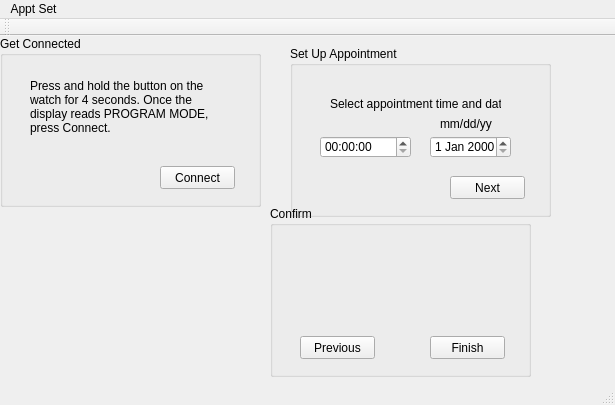
<?xml version="1.0" encoding="UTF-8"?>
<ui version="4.0">
 <class>MainWindow</class>
 <widget class="QMainWindow" name="MainWindow">
  <property name="geometry">
   <rect>
    <x>0</x>
    <y>0</y>
    <width>615</width>
    <height>405</height>
   </rect>
  </property>
  <property name="windowTitle">
   <string>MainWindow</string>
  </property>
  <widget class="QWidget" name="centralWidget">
   <widget class="QGroupBox" name="groupBox">
    <property name="geometry">
     <rect>
      <x>0</x>
      <y>0</y>
      <width>261</width>
      <height>171</height>
     </rect>
    </property>
    <property name="title">
     <string>Get Connected</string>
    </property>
    <widget class="QPushButton" name="connectButton">
     <property name="geometry">
      <rect>
       <x>160</x>
       <y>130</y>
       <width>75</width>
       <height>23</height>
      </rect>
     </property>
     <property name="text">
      <string>Connect</string>
     </property>
    </widget>
    <widget class="QLabel" name="label_2">
     <property name="geometry">
      <rect>
       <x>30</x>
       <y>40</y>
       <width>201</width>
       <height>61</height>
      </rect>
     </property>
     <property name="text">
      <string>Press and hold the button on the watch for 4 seconds. Once the display reads PROGRAM MODE, press Connect.</string>
     </property>
     <property name="wordWrap">
      <bool>true</bool>
     </property>
    </widget>
   </widget>
   <widget class="QGroupBox" name="groupBox_3">
    <property name="geometry">
     <rect>
      <x>270</x>
      <y>170</y>
      <width>261</width>
      <height>171</height>
     </rect>
    </property>
    <property name="title">
     <string>Confirm</string>
    </property>
    <widget class="QPushButton" name="previousButton">
     <property name="geometry">
      <rect>
       <x>30</x>
       <y>130</y>
       <width>75</width>
       <height>23</height>
      </rect>
     </property>
     <property name="text">
      <string>Previous</string>
     </property>
    </widget>
    <widget class="QPushButton" name="finishButton">
     <property name="geometry">
      <rect>
       <x>160</x>
       <y>130</y>
       <width>75</width>
       <height>23</height>
      </rect>
     </property>
     <property name="text">
      <string>Finish</string>
     </property>
    </widget>
   </widget>
   <widget class="QGroupBox" name="groupBox_2">
    <property name="geometry">
     <rect>
      <x>290</x>
      <y>10</y>
      <width>261</width>
      <height>171</height>
     </rect>
    </property>
    <property name="title">
     <string>Set Up Appointment</string>
    </property>
    <widget class="QPushButton" name="nextButton">
     <property name="geometry">
      <rect>
       <x>160</x>
       <y>130</y>
       <width>75</width>
       <height>23</height>
      </rect>
     </property>
     <property name="text">
      <string>Next</string>
     </property>
    </widget>
    <widget class="QTimeEdit" name="timeEdit">
     <property name="geometry">
      <rect>
       <x>30</x>
       <y>90</y>
       <width>91</width>
       <height>22</height>
      </rect>
     </property>
    </widget>
    <widget class="QDateEdit" name="dateEdit">
     <property name="geometry">
      <rect>
       <x>140</x>
       <y>90</y>
       <width>81</width>
       <height>22</height>
      </rect>
     </property>
    </widget>
    <widget class="QLabel" name="label">
     <property name="geometry">
      <rect>
       <x>40</x>
       <y>50</y>
       <width>171</width>
       <height>16</height>
      </rect>
     </property>
     <property name="text">
      <string>Select appointment time and date.</string>
     </property>
    </widget>
    <widget class="QLabel" name="label_4">
     <property name="geometry">
      <rect>
       <x>150</x>
       <y>70</y>
       <width>61</width>
       <height>16</height>
      </rect>
     </property>
     <property name="text">
      <string>mm/dd/yy</string>
     </property>
    </widget>
   </widget>
  </widget>
  <widget class="QMenuBar" name="menuBar">
   <property name="geometry">
    <rect>
     <x>0</x>
     <y>0</y>
     <width>615</width>
     <height>20</height>
    </rect>
   </property>
   <widget class="QMenu" name="menuAppt_Set">
    <property name="title">
     <string>Appt Set</string>
    </property>
   </widget>
   <addaction name="menuAppt_Set"/>
  </widget>
  <widget class="QToolBar" name="mainToolBar">
   <attribute name="toolBarArea">
    <enum>TopToolBarArea</enum>
   </attribute>
   <attribute name="toolBarBreak">
    <bool>false</bool>
   </attribute>
  </widget>
  <widget class="QStatusBar" name="statusBar"/>
 </widget>
 <layoutdefault spacing="6" margin="11"/>
 <resources/>
 <connections/>
</ui>
